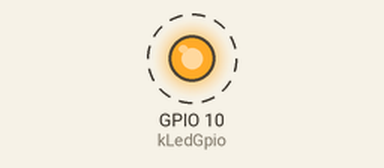
Simulated run of this program. Board: ESP32-S3. Shown: output pins drawn as LEDs (lit = HIGH). Dashed ring = blinking.

Above: at 0.5 s.
Timing chart, 0 to 4.6 s (numbered marks = the images above):
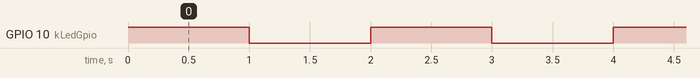

The program:

main.cpp
```cpp
/*
 * First experiment: blink an external LED.
 *
 * Wire the circuit like this:
 *
 *     GPIO10 -> 220-330 ohm resistor -> LED long leg (+)
 *     LED short leg (-) -> GND
 *
 * The resistor limits the current and protects both the LED and the ESP32 pin.
 */

// Provides fixed-width integer types such as std::uint32_t.
#include <cstdint>

// Provides the ESP-IDF functions used to control GPIO pins.
#include "driver/gpio.h"

// Provides ESP_ERROR_CHECK(), which stops with a useful error if setup fails.
#include "esp_err.h"

// Provides FreeRTOS types and the pdMS_TO_TICKS() time conversion.
#include "freertos/FreeRTOS.h"

// Provides vTaskDelay(), which pauses this task without busy-waiting.
#include "freertos/task.h"

namespace
{

// GPIO10 is the pin selected for this external-LED experiment.
constexpr gpio_num_t kLedGpio = GPIO_NUM_10;

// Each ON and OFF part of the blink lasts 1,000 milliseconds (one second).
constexpr std::uint32_t kBlinkDelayMs = 1'000;

} // namespace

/*
 * ESP-IDF starts the application by calling app_main().
 *
 * extern "C" gives the function the C-compatible name expected by ESP-IDF,
 * even though this source file is compiled as C++.
 */
extern "C" void app_main()
{
	/*
	 * Return GPIO10 to its default state before configuring it. Starting from a
	 * known state makes the experiment behave consistently after a reset.
	 *
	 * The result is stored before it is checked so each operation is visible
	 * on its own line. This is easier to inspect while learning than a nested
	 * call such as ESP_ERROR_CHECK(gpio_reset_pin(...)).
	 */
	const esp_err_t reset_result = gpio_reset_pin(kLedGpio);
	ESP_ERROR_CHECK(reset_result);

	/*
	 * Configure GPIO10 as an output so the program can drive the LED. Again,
	 * perform the operation first and check its result on the following line.
	 */
	const esp_err_t direction_result = gpio_set_direction(kLedGpio, GPIO_MODE_OUTPUT);
	ESP_ERROR_CHECK(direction_result);

	/*
	 * FreeRTOS measures delays in scheduler ticks rather than milliseconds.
	 * Convert the one-second delay once because its value never changes.
	 */
	const TickType_t blink_delay_ticks = pdMS_TO_TICKS(kBlinkDelayMs);

	// Repeat forever because an embedded application normally keeps running.
	while (true)
	{
		/*
		 * A HIGH level places about 3.3 V on GPIO10. With the wiring shown
		 * above, current flows through the LED and it turns on.
		 */
		const esp_err_t led_on_result = gpio_set_level(kLedGpio, 1);
		ESP_ERROR_CHECK(led_on_result);

		/*
		 * Pause for one second. FreeRTOS can run other tasks during this delay,
		 * unlike a CPU-wasting empty delay loop.
		 */
		vTaskDelay(blink_delay_ticks);

		/*
		 * A LOW level places about 0 V on GPIO10, stopping the current and
		 * turning the LED off.
		 */
		const esp_err_t led_off_result = gpio_set_level(kLedGpio, 0);
		ESP_ERROR_CHECK(led_off_result);

		// Keep the LED off for one second before the loop starts again.
		vTaskDelay(blink_delay_ticks);
	}
}
```

Measured:
- by itself, GPIO 10 (kLedGpio): alternates HIGH for 1.0 s and LOW for 1.0 s
